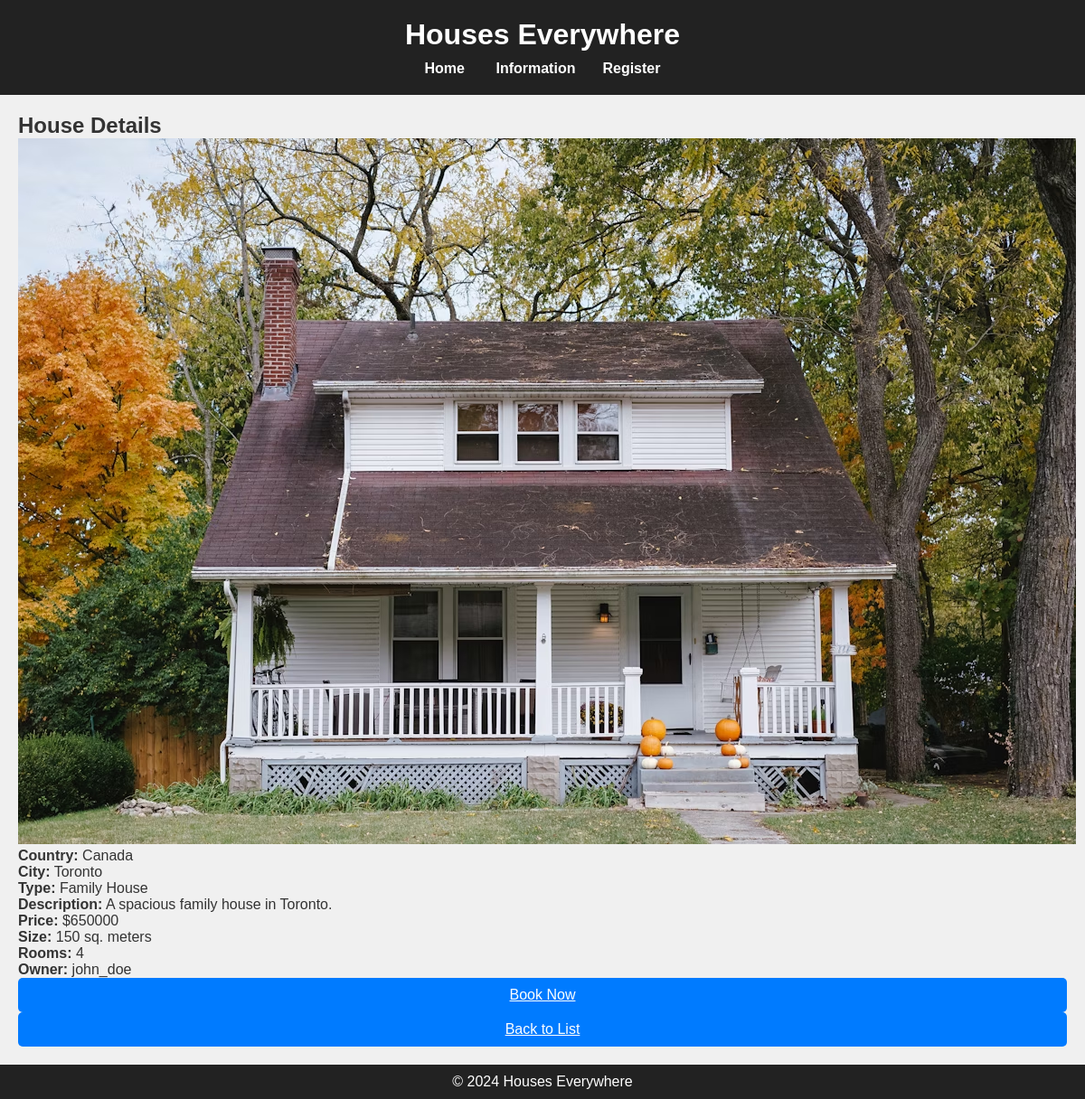
The page /house/3 on the database its author committed.
### models.py (models this page shows, shortened)
class House(db.Model):
    id = db.Column(db.Integer, primary_key=True)
    country = db.Column(db.String(100))
    city = db.Column(db.String(100))
    type = db.Column(db.String(100))
    price = db.Column(db.Integer)
    size = db.Column(db.Integer)
    rooms = db.Column(db.Integer)
    description = db.Column(db.String(500))
    image_url = db.Column(db.String(200))
    owner_id = db.Column(db.Integer, db.ForeignKey('users.id'))
    owner = db.relationship('Users', backref='houses')

class Users(db.Model):
    id = db.Column(db.Integer, primary_key=True)
    username = db.Column(db.String(80), unique=True, nullable=False)
    email = db.Column(db.String(120), unique=True, nullable=False)
    phone = db.Column(db.String(120), unique=True, nullable=False)
    password = db.Column(db.String(200), nullable=False)

### app.py (the view)
@app.route('/house/<int:house_id>')
def house_details(house_id):
    house = House.query.get_or_404(house_id)
    return render_template('house_details.html', house=house)

### templates/house_details.html (shortened to what this page needs)
{% extends "base.html" %}
{% block content %}
    <h2>House Details</h2>
    <div class="house-details">
<img src="{{ url_for('static', filename=house.image_url) }}" alt="House Image">
        <div class="house-info">
            <p><strong>Country:</strong> {{ house.country }}</p>
            <p><strong>City:</strong> {{ house.city }}</p>
            <p><strong>Type:</strong> {{ house.type }}</p>
            <p><strong>Description:</strong> {{ house.description }}</p>
            <p><strong>Price:</strong> ${{ house.price }}</p>
            <p><strong>Size:</strong> {{ house.size }} sq. meters</p>
            <p><strong>Rooms:</strong> {{ house.rooms }}</p>
            <p><strong>Owner:</strong> {{ house.owner.username }}</p>
            <a href="{{ url_for('book_house', house_id=house.id) }}" class="btn">Book Now</a>
        </div>
    </div>
    <a href="{{ url_for('index') }}" class="btn">Back to List</a>
{% endblock %}

### static/styles.css (style rules this page uses)
* { margin: 0; padding: 0; box-sizing: border-box; }
body { font-family: 'Arial', sans-serif; background-color: #f0f0f0; color: #333; }
.btn { display: block; width: 100%; padding: 10px; background-color: #007bff; color: #fff; border: none; border-radius: 5px; cursor: pointer; font-size: 16px; text-align: center; }

### rows shown on the page
House: image_url (picture), country "Canada", city "Toronto", type "Family House", description "A spacious family house in Toronto.", price "650000", size "150", rooms "4"
Users: owner.username "john_doe"
